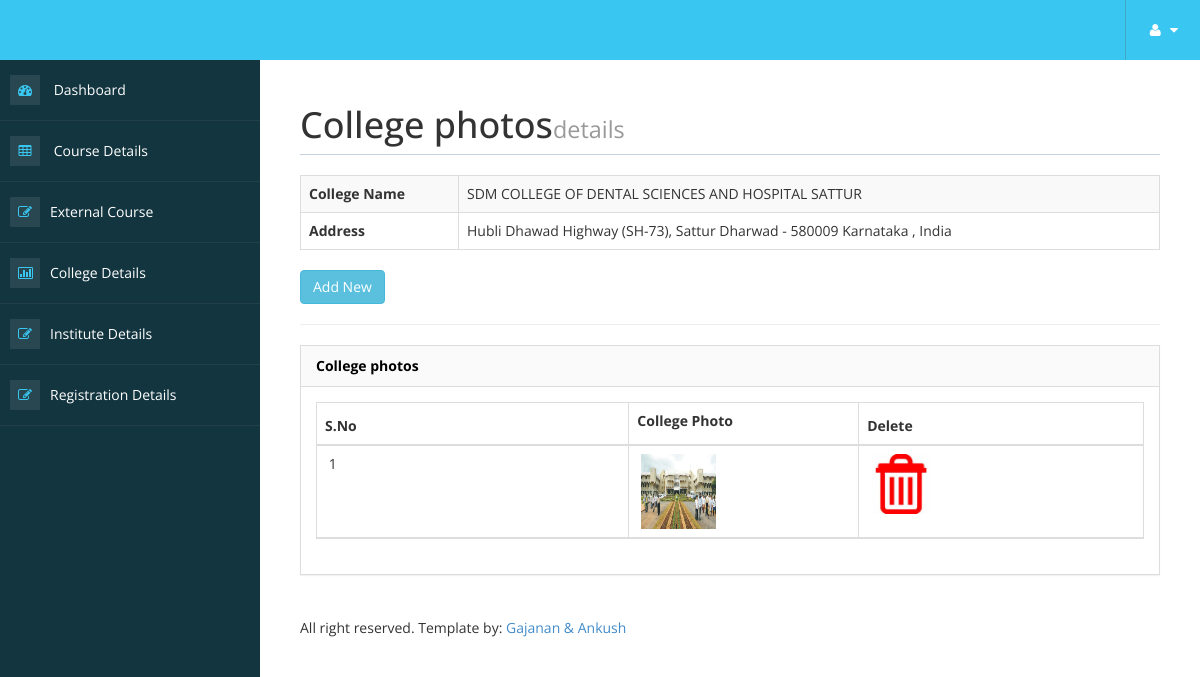
Page /admin/college_photos_view.php?c_id=1 (signed in) on the committed database.
### tables this page shows
CREATE TABLE `college_details` (
  `college_id` int(110) NOT NULL auto_increment,
  `college_name` varchar(115) NOT NULL,
  `address` varchar(120) NOT NULL,
  `landmark` varchar(125) NOT NULL,
  `city` varchar(130) NOT NULL,
  `state` varchar(135) NOT NULL,
  `pincode` int(140) NOT NULL,
  `website` varchar(145) NOT NULL,
  `contact_person` varchar(150) NOT NULL,
  `contact_number` varchar(155) NOT NULL,
  `email_id` varchar(160) NOT NULL,
  `college_desc` varchar(2000) NOT NULL,
  `prospectus` varchar(200) NOT NULL,
  `image` varchar(200) NOT NULL,
  `college_logo` varchar(200) NOT NULL,
  `college_type` varchar(60) NOT NULL,
  PRIMARY KEY  (`college_id`)
);

CREATE TABLE `college_photos` (
  `college_photo_id` int(110) NOT NULL auto_increment,
  `college_id` int(120) NOT NULL,
  `college_photo` varchar(130) NOT NULL,
  PRIMARY KEY  (`college_photo_id`)
);

### admin/college_photos_view.php (the view, shortened to what this page needs)
<!DOCTYPE html>
<html xmlns="http://www.w3.org/1999/xhtml">
<head>
<?php include('metadata.php');?>
<?php include('header.php');?>
<?php include('sidebar.php');?>
</head>
<body>
        <div id="page-wrapper" >
            <div id="page-inner">
			 <div class="row">
                    <div class="col-md-12">
                        <h1 class="page-header">
                            College photos<small>details</small>
                        </h1>
                    </div>
                </div>
<?php
$c_id=$_REQUEST['c_id'];
$sql="select * from  college_details where college_id='$c_id'";
$res=mysql_query($sql);
$row=mysql_fetch_array($res);
?>
<table class="table table-striped table-bordered table-hover">
<tr>
<th>College Name</th>
<td><?php echo $row["college_name"]; ?></td>
</tr>
<tr>
<th>Address</th>
<td><?php echo $row["address"]; ?></td>
</tr>
</table>
               <a href="college_photos.php?c_id=<?php echo $c_id; ?>" class=" btn btn-info btn">Add New </a><hr/>
            <div class="row">
                <div class="col-md-12">
                    <div class="panel panel-default">
                        <div class="panel-heading">
                             College photos
                        </div>
						                        <div class="panel-body">
                            <div class="table-responsive">
                                <table class="table table-striped table-bordered table-hover" id="dataTables-example">
                                    <thead><div align="center">
    <tr>
      <th width="159">S.No</th>
      <th width="117"><LABEL for="checkbox_row_3">College Photo</LABEL></th>
      <th width="145">Delete</th>
    </tr>
	<?php
	$sl=1;
	$sql="select * from college_photos where college_id='$c_id'";
	$res=mysql_query($sql);
	while($row=mysql_fetch_array($res))
	{
	?>
    <tr>
      <td>&nbsp;<?php echo  $sl++;?></td>
      <td>&nbsp;<img src="../college_photo/<?php echo $row['college_photo']?>" height="75" width="75"></td>
      <td>&nbsp;<a href="college_photos_delete.php?cp_id=<?php echo $row['college_photo_id'];?>&c_id=<?php echo $c_id; ?>"><img src="images/delete.jpg" widht="60" height="60"></a></td>
    </tr>
	<?php
	}
	?>
                                </table>
                            </div>
                        </div>
                    </div>
                <?php include('footer.php');?>
			    </div>
            </div>
                </div>
            </div>
</body>
</html>

### admin/assets/css/custom-styles.css (style rules this page uses)
body { font-family: 'Open Sans', sans-serif; }
#page-wrapper { padding: 15px 15px; min-height: 600px; background: #FFFFFF; }
#page-inner { width:100%; margin:10px 20px 10px 0px; background-color:transparent; padding:10px; min-height:1200px; }
h1, .h1, h2, .h2, h3, .h3 { margin-top: 7px; margin-bottom: -5px; }
.panel { border-radius:0px; }
.page-header { padding-bottom: 9px; margin: 10px 0 20px; border-bottom: 1px solid #C7D1DD; }
.panel-default > .panel-heading { color: #000; background-color: #FFFFFF; border-color: #ddd; font-weight:bold; background: #FAFAFA; }
@media (min-width:768px) { #page-wrapper { margin: 0 0 0 260px; padding: 15px 30px; min-height: 1200px; } }

### rows in the picture
college_details: college_name "SDM COLLEGE OF DENTAL SCIENCES AND HOSPITAL SATTUR", address "Hubli Dhawad Highway (SH-73), Sattur Dharwad - 580009 Karnataka , India"
college_photos: college_photo (picture)
